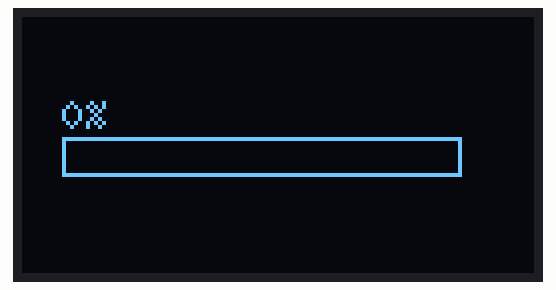
Simulated run of this sketch. Board: Arduino Uno, built with avr-gcc and run on an emulated ATmega328P. Parts: 128×64 one-colour display.

Above: at 0.07 s.
At 0.91 s:
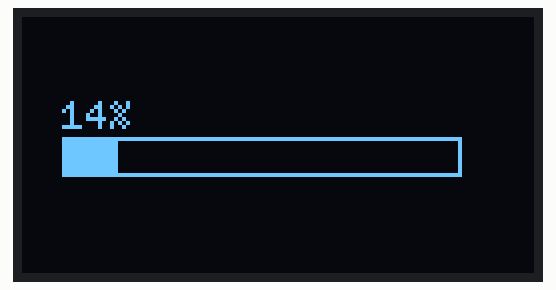
At 1.77 s:
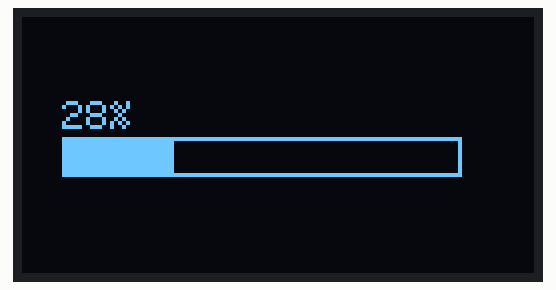
At 3.37 s:
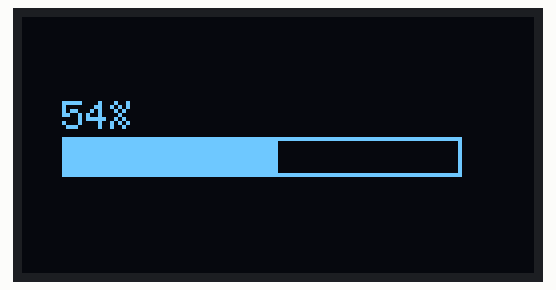
At 5.09 s:
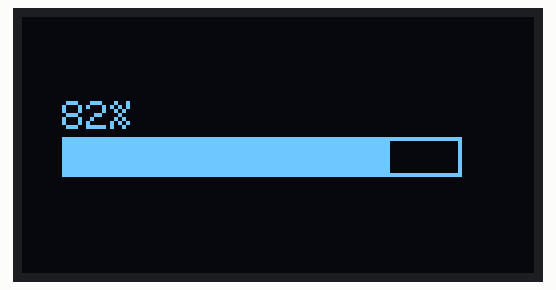
At 6.81 s:
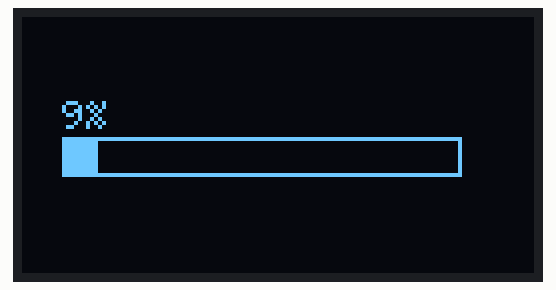

Measured:
- by itself, everything shown: repeats every 6.2 s, in 101 steps

The sketch:

ex06-bar_graph.ino
```cpp
/*-Ju$t-NoT3s-
Create bar graph:
  1) Draw rectangle outline aka bar container
  2) Fill partially aka progress effect
  3) Animate aka Loading effect
*/
#include <Arduino.h>
#include <U8g2lib.h>

U8G2_SSD1306_128X64_NONAME_F_HW_I2C u8g2(U8G2_R0, /* reset=*/ U8X8_PIN_NONE);

void bar_graph()
{
  int bar_x = 10;
  int bar_y = 30;
  int bar_width = 100;
  int bar_height = 10;
  int fillAmount = 50;

  /*
  1) Draw rectangle outline
    u8g2.clearBuffer();
    u8g2.drawFrame(bar_x, bar_y, bar_width, bar_height);
    u8g2.sendBuffer();
  */

  /*
  2) Fill partially
    u8g2.clearBuffer();
    u8g2.drawBox(bar_x, bar_y, (bar_width * fillAmount) / 100, bar_height);
    u8g2.sendBuffer();
  */

  /*
  3) Animate
    int fill = 0;
    while (fill <= 100)
    {
      u8g2.clearBuffer();
      u8g2.drawFrame(bar_x, bar_y, bar_width, bar_height);
      u8g2.drawBox(bar_x, bar_y, (bar_width * fill) / 100, bar_height);
      u8g2.sendBuffer();
      delay(30); //speed of loading
      fill++;
    }
  */

  /*
    boleh je guna for loops
    for(int fill = 0, fill <= 100; fill++)
    {
      u8g2.clearBuffer();
      u8g2.drawFrame(bar_x, bar_y, bar_width, bar_height);
      u8g2.drawBox(bar_x, bar_y, (bar_width * fill) / 100, bar_height);
      u8g2.sendBuffer();
      delay(30);
    }
  */

  //4) Additional Feature
  int fill;
  for(fill = 0; fill <= 100; fill++)
  {
    u8g2.clearBuffer();
    u8g2.drawFrame(bar_x, bar_y, bar_width, bar_height);
    u8g2.drawBox(bar_x, bar_y, (bar_width * fill) / 100, bar_height);

    char percentText[6];
    sprintf(percentText, "%d%%", fill);
    u8g2.setCursor(bar_x, bar_y - 2);//(62, 28);//(bar_x + bar_width + 6, bar_y + bar_height - 1);
    u8g2.print(percentText);

    u8g2.sendBuffer();
    delay(30);
  }
}

void setup()
{
  u8g2.begin();
  u8g2.setFont(u8g2_font_6x10_tr);
}

void loop()
{
  bar_graph();
}
```
